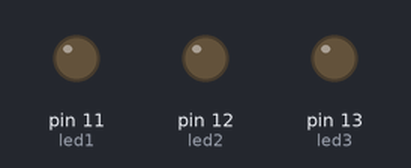
Simulated run of this sketch. Board: Arduino Uno, built with avr-gcc and run on an emulated ATmega328P. Parts: output pins drawn as LEDs (lit = HIGH).

Above: at 0.5 s.
At 2.5 s:
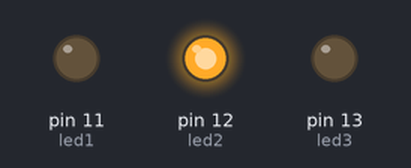
At 3.5 s:
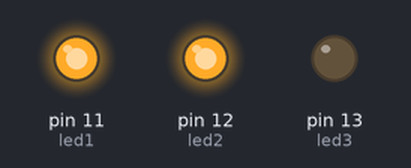
At 4.5 s:
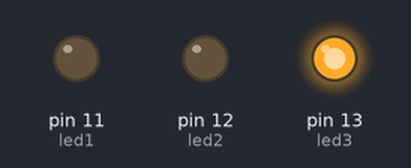
At 6.5 s:
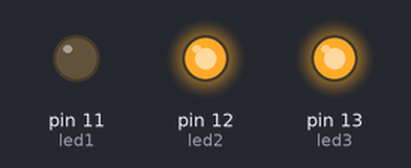
At 9.5 s:
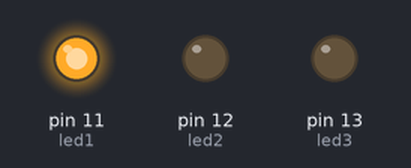
Timing chart, 0 to 10.4 s (numbered marks = the images above):
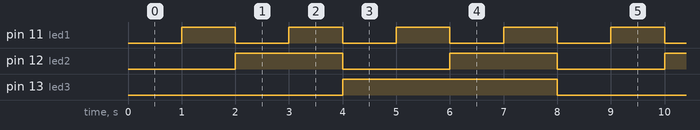

Measured:
- by itself, pin 11 (led1): alternates HIGH for 1.0 s and LOW for 1.0 s
- by itself, pin 12 (led2): alternates HIGH for 2.0 s and LOW for 2.0 s
- by itself, pin 13 (led3): alternates HIGH for 4.0 s and LOW for 4.0 s

The sketch:

16.ino
```cpp
const int led1 = 11;
const int led2 = 12;
const int led3 = 13;


void setup() {
pinMode(led1,OUTPUT);
pinMode(led2,OUTPUT);
pinMode(led3,OUTPUT);

}

void loop() {
for (int i =0;i<0x8; i++){
 digitalWrite(led1,(i & 1)?HIGH:LOW);
 digitalWrite(led2,(i & 2)?HIGH:LOW);
 digitalWrite(led3,(i & 4)?HIGH:LOW);
 delay(1000);

}
}
```
